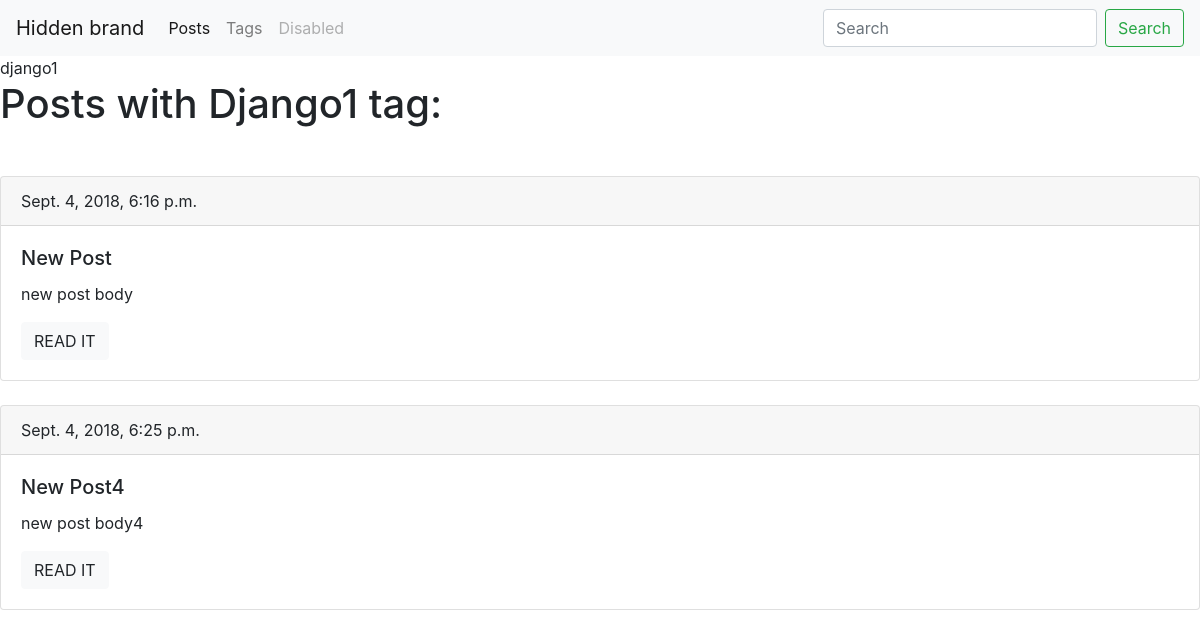
Screenshot of /blog/tag/django1 with the database file from the repository.
### blog/models.py (models this page shows, shortened)
class Tag(models.Model):
    title = models.CharField(max_length=50)
    slug = models.SlugField(max_length=50, unique=True)

class Post(models.Model):
    title = models.CharField(max_length=150, db_index=True)
    slug = models.SlugField(max_length=150, unique=True)
    body = models.TextField(blank=True, db_index=True)
    tags = models.ManyToManyField('Tag', blank=True, related_name='posts')
    date_pub = models.DateTimeField(auto_now_add=True)
    def get_absolute_url(self):
        return reverse('post_details_url', kwargs={'slug': self.slug})

### blog/views.py (the view)
# urls.py: path('tag/<str:slug>', tag_detail, name='tag_detail_url')
def tag_detail(request, slug):
    tag = Tag.objects.get(slug__iexact=slug)
    return render(request, 'blog/tag_detail.html', context={'tag': tag})

### blog/templates/blog/tag_detail.html
{% extends 'blog/base_blog.html' %}
{% block title  %}
{{  tag.title   }} {{ block.super }}
{% endblock%}
{% block content  %}
    <h1 class="mb-5"> Posts with {{ tag.title| title }} tag: </h1>
        {% for post  in tag.posts.all    %}
            <div class="card mb-4">
                <div class="card-header">
                    {{post.date_pub}}
                </div>
                <div class="card-body">
                    <h5 class="card-title">{{post.title}}</h5>
                    <p class="card-text">{{post.body|truncatewords:15}}</p>
                    <a href="{{ post.get_absolute_url }}" class="btn btn-light">READ IT</a>
                </div>
            </div>
        {% endfor %}
{% endblock%}

### rows the page displays
Tag: title "django1", title "Django1"
Post: date_pub "Sept. 4, 2018, 6:16 p.m.", title "New Post", body "new post body"
Post: date_pub "Sept. 4, 2018, 6:25 p.m.", title "New Post4", body "new post body4"
